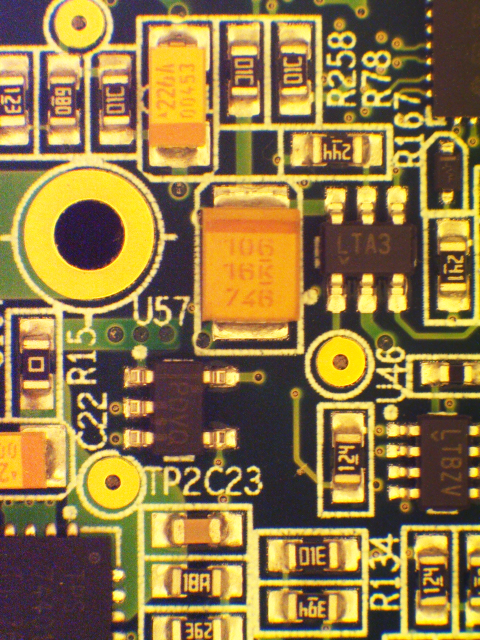
#> input picture images/board - origin.bmp, 960 x 1280 px (shown at 1/2 size)
$ python 3.py
#> lines starting #> are read from the running program, lines starting #| are printed output that depends on the picture
import cv2 as cv

img1 = cv.imread("images/board - origin.bmp", 0)
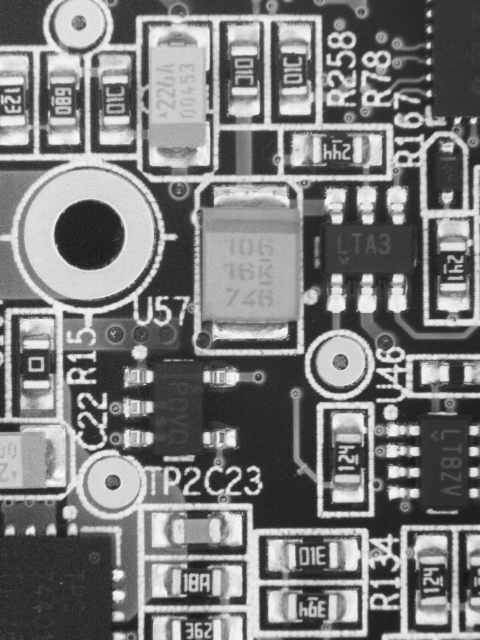
#> img1: shape (1280, 960) (shown at 1/2 size); min 16, max 251, mean 123
img2 = cv.imread("images/board - test.bmp", 0)
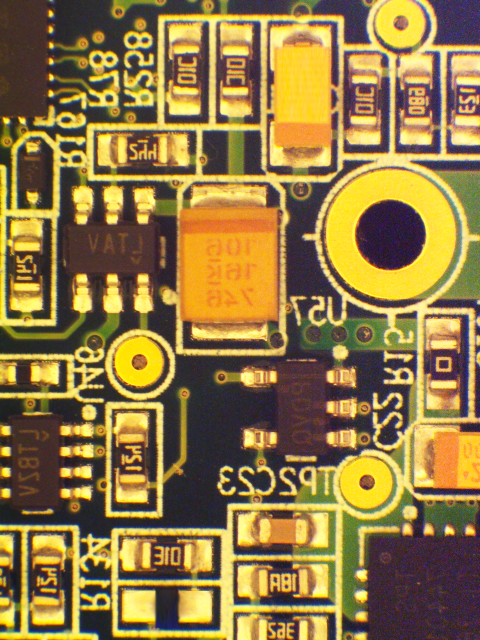
#> input picture images/board - test.bmp, 960 x 1280 px (shown at 1/2 size)
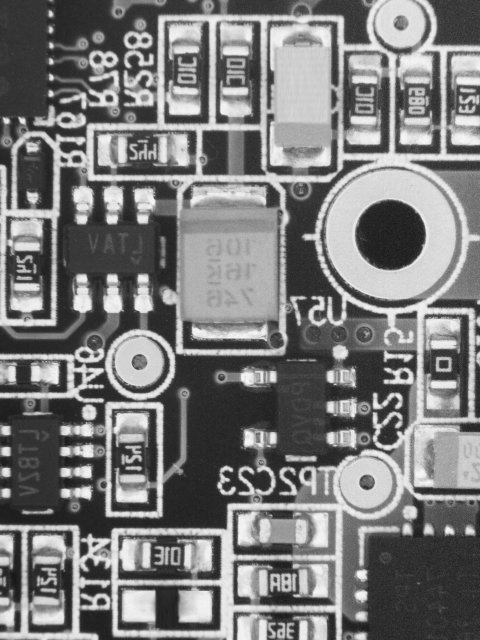
#> img2: shape (1280, 960) (shown at 1/2 size); min 16, max 251, mean 123.2

#img2 = cv.flip(img2,1)


img2 = img2[:,::-1]
# rotate all of columns
'''
matrix = [
[0, 1, 2],
[3, 4, 5],
[6, 7, 8]
]
after rotate :
matrix = [
[2, 1, 0],
[5, 4, 3],
[8, 7, 6]
]
'''
res = cv.absdiff(img2,img1)
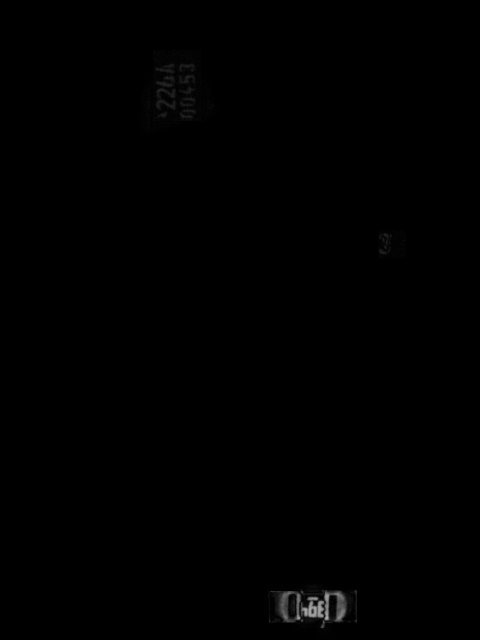
#> res: shape (1280, 960) (shown at 1/2 size); min 0, max 180, mean 0.6
#res = cv.subtract(img2,img1)
res = cv.resize(res ,(400,400))
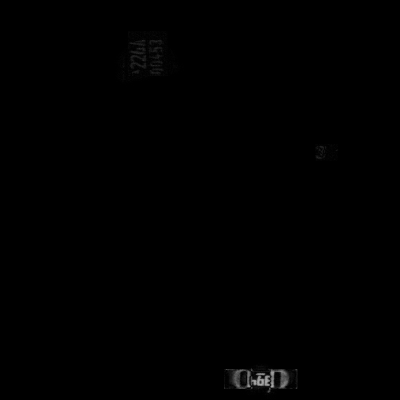
#> res: shape (400, 400); min 0, max 170, mean 0.6

#cv.imwrite('images/result3.jpg', res)
cv.imshow("different board",res)
cv.waitKey()
